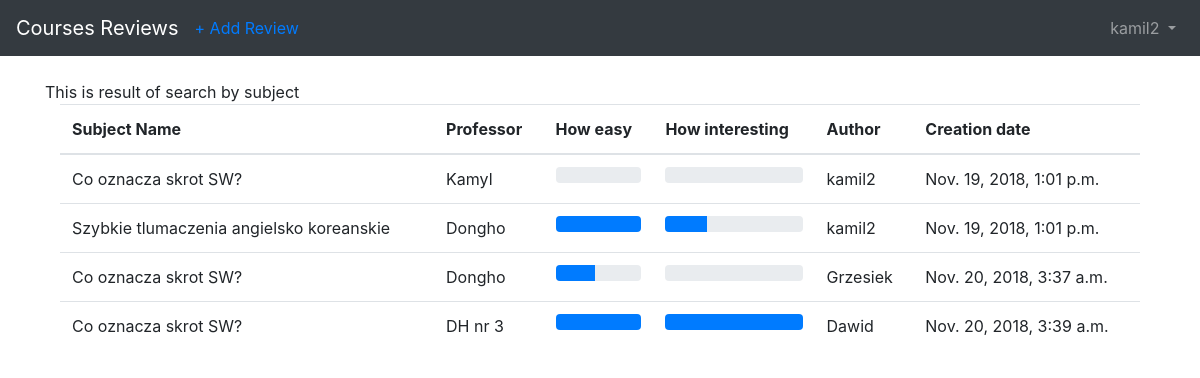
Screenshot of /by-subject/ (signed in) with the database file from the repository.
### users/models.py (models this page shows)
class ReviewsUser(AbstractUser):
    created_reviews = models.PositiveIntegerField(default=0)

### pages/models.py (models this page shows, shortened)
class Review(models.Model):
    course_name = models.ForeignKey(
        CourseName,
        on_delete=models.CASCADE
    )
    professor_name = models.ForeignKey(
        Professor,
        on_delete=models.CASCADE
    )
    how_easy = models.IntegerField(
        default=0,
        validators=[MaxValueValidator(100), MinValueValidator(0)],
    )
    how_interesting = models.IntegerField(
        default=0,
        validators=[MaxValueValidator(100), MinValueValidator(0)],
    )
    creation_date = models.DateTimeField(auto_now_add=True)
    review_body = models.TextField()
    author = models.ForeignKey(
        settings.AUTH_USER_MODEL,
        on_delete=models.CASCADE,
    )

class CourseName(models.Model):
    course_name = models.CharField(max_length=225)
    def __str__(self):
        return self.course_name

class Professor(models.Model):
    professor_name = models.CharField(max_length=255, default="")
    def __str__(self):
        return self.professor_name

### pages/views.py (the view)
# urls.py: path('by-subject/', views.CourseBySubjectView.as_view(), name='reviews-by-subject'),
class CourseBySubjectView(LoginRequiredMixin, ListView):
    model = Review
    template_name = 'pages/review_list_by_subject.html'
    login_url = 'login'
    paginate_by = 10
    def get_queryset(self):
        return Review.objects\
            .filter(course_name__course_name__contains=self
                    .request.GET.get('myquery',''))\
            .order_by('creation_date')

### templates/pages/review_list_by_subject.html (shortened to what this page needs)
{% extends 'base.html' %}
{% block content %}
This is result of search by subject
<div class="container">
      <table class="table table-hover">
         <thead>
            <tr>
               <th scope="col">Subject Name</th>
               <th scope="col">Professor</th>
               <th scope="col">How easy</th>
               <th scope="col">How interesting</th>
               <th scope="col">Author</th>
               <th scope="col">Creation date</th>
            </tr>
         </thead>
         <tbody>
            {% for review in object_list %}
            <tr>
               <td>{{ review.course_name }}</td>
               <td>{{ review.professor_name }}</td>
               <td>
                  <div class="progress">
                     <div class="progress-bar" role="progressbar" style="width: {{ review.how_easy }}%" aria-valuenow="0" aria-valuemin="0" aria-valuemax="100"></div>
                  </div>
               </td>
               <td>
                  <div class="progress">
                     <div class="progress-bar" role="progressbar" style="width: {{ review.how_interesting }}%" aria-valuenow="100" aria-valuemin="0" aria-valuemax="100"></div>
                  </div>
               </td>
               <td>{{ review.author }}</td>
               <td>{{ review.creation_date }}</td>
            </tr>
            {% endfor %}
         </tbody>
      </table>
</div>
{% endblock content %}

### templates/base.html (shortened to what this page needs)
{% load static %}
<!DOCTYPE html>
<html lang="en">
<head>
    <link rel="stylesheet" href="https://maxcdn.bootstrapcdn.com/bootstrap/4.0.0/css/bootstrap.min.css">
</head>
<body>
{% block navbar %}
<nav class="navbar navbar-expand-md navbar-dark bg-dark mb-4">
   <a class="navbar-brand" href="{% url 'index' %}">Courses Reviews</a>
   {% if user.is_authenticated %}
   <ul class="navbar-nav mr-auto">
      <li class="nav-item"><a href="{% url 'review-new' %}">+ Add Review</a></li>
   </ul>
   {% endif %}
   <div class="collapse navbar-collapse" id="navbarCollapse">
      {% if user.is_authenticated %}
      <ul class="navbar-nav ml-auto">
         <li class="nav-item">
            <a class="nav-link dropdown-toggle" href="#" id="userMenu"
               data-toggle="dropdown" aria-hashpopup="true"
               aria-expanded="false">
            {{ user.username }}
            </a>
         </li>
      </ul>
      {% else %}
      <form class="form-inline ml-auto">
         <a href="{% url 'login' %}" class="btn btn-outline-secondary">Log in
         </a>
         <a href="{% url 'signup' %}" class="btn btn-primary ml-2">Sign up</a>
      </form>
      {% endif %}
   </div>
</nav>
{% endblock navbar %}
    <div class="container">
        {% block content %}
        {% endblock content %}
    </div>
</body>
</html>

### rows the page displays
ReviewsUser: username "kamil2"
Review: course_name "Co oznacza skrot SW?", professor_name "Kamyl", author "kamil2", creation_date "Nov. 19, 2018, 1:01 p.m."
Review: course_name "Szybkie tlumaczenia angielsko koreanskie", professor_name "Dongho", how_easy 100 (drawn), how_interesting 30 (drawn), author "kamil2", creation_date "Nov. 19, 2018, 1:01 p.m."
Review: course_name "Co oznacza skrot SW?", professor_name "Dongho", how_easy 46 (drawn), author "Grzesiek", creation_date "Nov. 20, 2018, 3:37 a.m."
Review: course_name "Co oznacza skrot SW?", professor_name "DH nr 3", how_easy 100 (drawn), how_interesting 100 (drawn), author "Dawid", creation_date "Nov. 20, 2018, 3:39 a.m."
